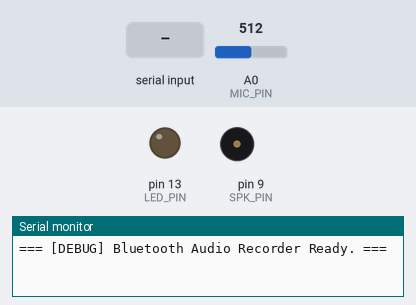
A sketch run on a simulated Arduino Uno, built with avr-gcc and run on an emulated ATmega328P. Shown: output pins drawn as LEDs (lit = HIGH), buzzer (waves = sounding), the last lines printed to the serial monitor. Inputs (shaded band) come from the test bench; at power-on: A0 (MIC_PIN) = 512.

Above: at 1.2 s.
1.3 s: "RECORD\n" received over the second serial link
At 2.4 s:
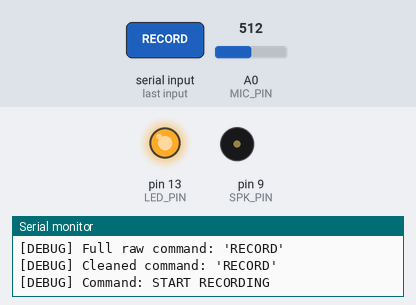
4.1 s: "PLAY\n" received over the second serial link
At 5.9 s:
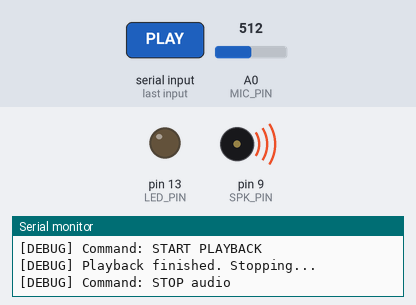
6.8 s: "STOP\n" received over the second serial link
At 6.97 s:
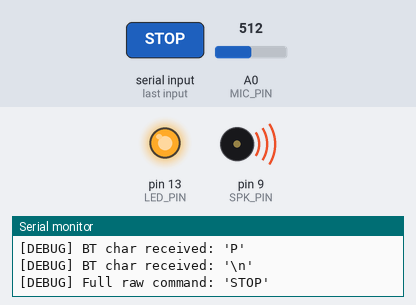
Timing chart, 0 to 9.8 s (numbered marks = the images above; inputs shaded):
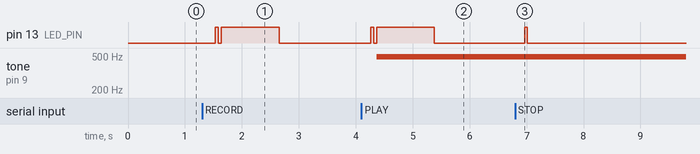

The sketch:

Record_Play.ino
```cpp
/*
  Demo: Bluetooth audio recorder with detailed debug logs.
  - Receives commands via Bluetooth (RECORD, STOP, PLAY)
  - Records ~0.6s audio from A0 (mic) to a small RAM buffer
  - Plays it back via PWM on pin D9
  - LED on D13 blinks once on receiving a command, and stays lit while recording/playing
  - Added debug logs in readBluetooth() and state updates for troubleshooting

  NOTE:
  1) For real usage, the memory is too small to store much audio on an ATmega328P.
  2) This code is strictly for demonstration and debugging.
*/

#include <SoftwareSerial.h>

// -------------------------  Hardware Pins  -------------------------
#define BT_RX_PIN   2     // Arduino RX to BT TX
#define BT_TX_PIN   3     // Arduino TX to BT RX
#define LED_PIN    13     // Status LED
#define MIC_PIN    A0     // Microphone (audio out) input
#define SPK_PIN     9     // Speaker output (PWM pin)

// -------------------------  Bluetooth  -------------------------
SoftwareSerial btSerial(BT_RX_PIN, BT_TX_PIN);

// We accumulate incoming characters here
String inputString = "";
bool stringComplete = false;

// -------------------------  Audio Buffer  -------------------------
// Reduced size so it fits in ATmega328P (2KB RAM). ~1s @1kHz
#define MAX_SAMPLES 1000
byte audioBuffer[MAX_SAMPLES];

int recordIndex = 0;
int playIndex   = 0;

// -------------------------  State Machine  -------------------------
enum AudioState {
  IDLE,
  RECORDING,
  PLAYING
};

AudioState currentState = IDLE;

// For ~1kHz sampling/playback
unsigned long lastAudioMillis = 0;
const unsigned long SAMPLE_INTERVAL_MS = 1; // 1ms => ~1k samples/sec

// -------------------------  Setup  -------------------------
void setup() {
  pinMode(LED_PIN, OUTPUT);
  digitalWrite(LED_PIN, LOW);

  pinMode(SPK_PIN, OUTPUT);
  analogWrite(SPK_PIN, 0); // Speaker off initially

  Serial.begin(9600);
  // Make sure the baud rate here matches your BT module's setting
  btSerial.begin(115200);

  Serial.println("=== [DEBUG] Bluetooth Audio Recorder Ready. ===");
  btSerial.println("Bluetooth Audio Recorder Ready.");
}

// -------------------------  Main Loop  -------------------------
void loop() {
  // 1) Handle incoming Bluetooth data / parse commands
  readBluetooth();

  // 2) Handle Audio State Machine (record or playback)
  updateAudioState();

  // 3) Forward anything from USB Serial to Bluetooth (optional)
  while (Serial.available()) {
    char c = (char)Serial.read();
    btSerial.write(c);
  }
}

// -------------------------  Read Bluetooth  -------------------------
void readBluetooth() {
  // Read every character available from the software serial
  while (btSerial.available()) {
    char c = (char)btSerial.read();
    // Debug log: show the character we got
    Serial.print("[DEBUG] BT char received: '");
    if (c == '\n') Serial.print("\\n");
    else if (c == '\r') Serial.print("\\r");
    else Serial.print(c);
    Serial.println("'");

    // Build up the command string until we see a newline or CR
    if (c == '\n' || c == '\r') {
      stringComplete = true;
    } else {
      inputString += c;
    }
  }

  // If we detected a full command, let's process it
  if (stringComplete) {
    // Clean the command string
    String cmd = cleanupString(inputString);

    Serial.print("[DEBUG] Full raw command: '");
    Serial.print(inputString);
    Serial.println("'");

    Serial.print("[DEBUG] Cleaned command: '");
    Serial.print(cmd);
    Serial.println("'");

    // Blink LED once to show we got something
    blinkOnce(LED_PIN, 50);

    // Match commands
    if (cmd == "RECORD") {
      startRecording();
    }
    else if (cmd == "STOP") {
      stopAudio();
    }
    else if (cmd == "PLAY") {
      startPlayback();
    }
    else {
      Serial.print("[DEBUG] Unknown command: ");
      Serial.println(cmd);
      btSerial.print("Unknown command: ");
      btSerial.println(cmd);
    }

    // Clear for next command
    inputString = "";
    stringComplete = false;
  }
}

// -------------------------  Update Audio State  -------------------------
void updateAudioState() {
  unsigned long currentMillis = millis();

  switch (currentState) {
    case RECORDING: {
      if (currentMillis - lastAudioMillis >= SAMPLE_INTERVAL_MS) {
        lastAudioMillis = currentMillis;

        if (recordIndex < MAX_SAMPLES) {
          // 10-bit read => shift right 2 => 8-bit
          int raw = analogRead(MIC_PIN) >> 2;
          audioBuffer[recordIndex++] = (byte)raw;
        } else {
          Serial.println("[DEBUG] Buffer full! Stopping recording...");
          stopAudio();
        }
      }
    } break;

    case PLAYING: {
      if (currentMillis - lastAudioMillis >= SAMPLE_INTERVAL_MS) {
        lastAudioMillis = currentMillis;

        if (playIndex < recordIndex) {
          analogWrite(SPK_PIN, audioBuffer[playIndex]);
          playIndex++;
        } else {
          Serial.println("[DEBUG] Playback finished. Stopping...");
          stopAudio();
        }
      }
    } break;

    case IDLE:
    default:
      // No active audio process
      break;
  }
}

// -------------------------  Start Recording  -------------------------
void startRecording() {
  Serial.println("[DEBUG] Command: START RECORDING");
  btSerial.println("Start Recording...");

  recordIndex = 0;
  // LED on
  digitalWrite(LED_PIN, HIGH);

  lastAudioMillis = millis();
  currentState = RECORDING;
}

// -------------------------  Stop (Recording or Playing)  -------------------------
void stopAudio() {
  if (currentState == PLAYING) {
    analogWrite(SPK_PIN, 0);
  }
  currentState = IDLE;
  digitalWrite(LED_PIN, LOW);

  Serial.println("[DEBUG] Command: STOP audio");
  btSerial.println("Stop audio");
}

// -------------------------  Start Playback  -------------------------
void startPlayback() {
  if (recordIndex == 0) {
    Serial.println("[DEBUG] No audio recorded, can't PLAY.");
    btSerial.println("No audio recorded yet!");
    return;
  }
  Serial.println("[DEBUG] Command: START PLAYBACK");
  btSerial.println("Start Playback...");

  playIndex = 0;
  digitalWrite(LED_PIN, HIGH);

  lastAudioMillis = millis();
  currentState = PLAYING;
}

// -------------------------  Utility: Blink Once  -------------------------
void blinkOnce(uint8_t pin, unsigned long durationMs) {
  digitalWrite(pin, HIGH);
  delay(durationMs);
  digitalWrite(pin, LOW);
  delay(durationMs);
}

// -------------------------  Utility: Clean Up String  -------------------------
String cleanupString(const String &input) {
  String trimmed = input;
  trimmed.trim();

  String clean = "";
  for (int i = 0; i < trimmed.length(); i++) {
    char ch = trimmed.charAt(i);
    // Keep only printable ASCII
    if (ch >= 32 && ch <= 126) {
      clean += ch;
    }
  }
  return clean;
}
```

Measured:
- after the input at 1.3 s, pin 13 (LED_PIN): LOW → HIGH after 0.23 s, → LOW 0.05 s later, → HIGH 0.05 s later, → LOW 1.0 s later
- after the input at 4.1 s, pin 13 (LED_PIN): LOW → HIGH after 0.16 s, → LOW 0.05 s later, → HIGH 0.05 s later, → LOW 1.0 s later; tone on pin 9 (SPK_PIN): silent → 490 Hz after 0.27 s
- after the input at 6.8 s, pin 13 (LED_PIN): LOW → HIGH after 0.16 s, → LOW 0.05 s later
